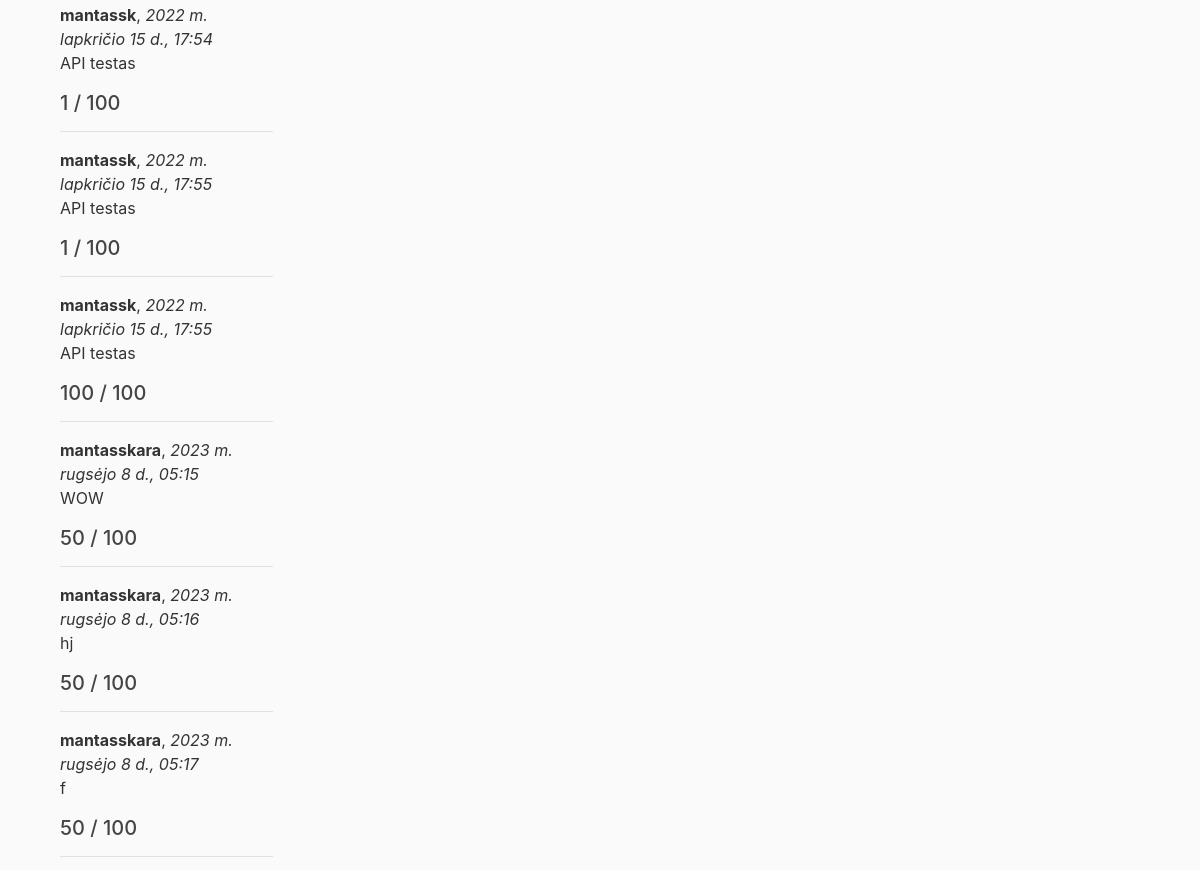
Before: /reviews/game/1 (middle part) with the older database file.
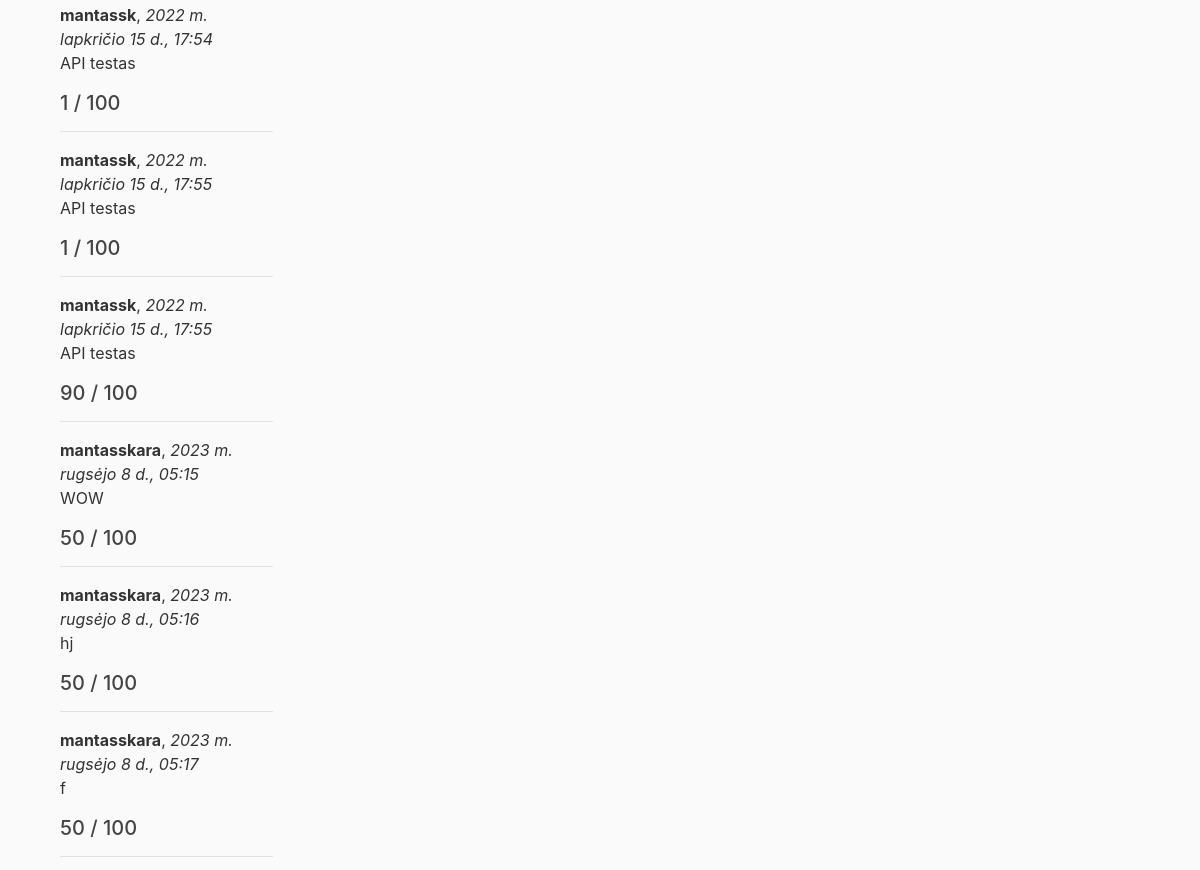
After: the same page with the newer database file.
### reviews/models.py (models this page shows, shortened)
class GameReview(models.Model):
    game = models.ForeignKey(
        Game, on_delete=models.SET_NULL, null=True, blank=True)
    reviewer = models.ForeignKey(
        User, on_delete=models.SET_NULL, null=True, blank=True)
    date_created = models.DateTimeField(auto_now_add=True)
    rating = models.PositiveIntegerField('Rating', default=50, validators=[
        MinValueValidator(0), MaxValueValidator(100)])
    content = models.TextField('Review Content', max_length=2000)

### reviews/views.py (the view, shortened to what this page needs)
# urls.py: path('game/<int:pk>', views.GameDetailView.as_view(), name='game'),
class GameDetailView(FormMixin, generic.DetailView):
    model = Game
    template_name = 'game.html'
    form_class = GameReviewForm

### reviews/models.py (called while the page is built)
    def __str__(self):
        return self.name

    def __str__(self):
        return f'{self.name}'

### reviews/templates/game.html (shortened to what this page needs)
{% extends "base.html" %}
{% load static %}
{% block content %}
  <div class="col-md-4">
  {% if game.gamereview_set.all %}
    {% for review in game.gamereview_set.all %}
      <hr>
      <strong>{{ review.reviewer }}</strong>, <em>{{ review.date_created}}</em>
      <p>{{ review.content }}</p>
      <h5>{{ review.rating }} / 100</h5>
    {% endfor %}
  {% else %}
    <p>Game doesn't have reviews</p>
  {% endif %}
</div>
{% endblock %}

Changed rows visible on the page:
changed GameReview (number 3 of 7 on the later page): rating "100" → "90"
